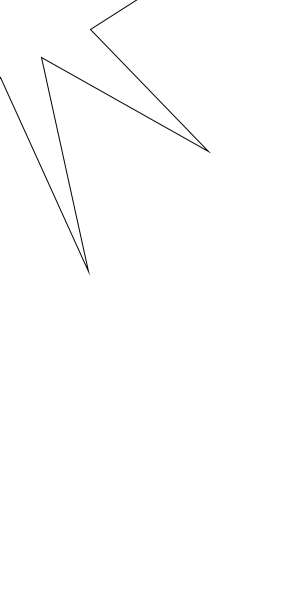
Frame 1 (no input)
Frame 60 (the mouse pressed at the canvas centre just before this capture): identical to frame 1, image omitted
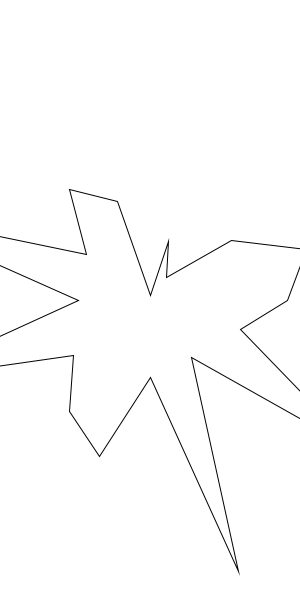
Frame 120 (the mouse held since frame 60 and released just before this capture)

The Processing sketch that drew these frames (run headless with seeded random() and noise(); from frame 60 on, the mouse is pressed at the canvas centre):

// Processing sketch: init_02_param_deformation
// ── init_02_param_deformation.pde
/**
* La Voie du Code : Paramétrage
* @see https://github.com/StanLepunK/La-Voie-du-Code
* 2019_4_9
*/
Forme forme ;
void setup() {
  size(300,600);
  forme = new Forme(20);
  float [] r = new float[(int)random(2,forme.pts.length)];
  for(int i = 0 ; i < r.length ; i++) {
    r[i] = random(0,width);
  }
  forme.set_rayon(r);
}


void draw() {
  background(255);
  forme.set_pos(mouseX,mouseY);
  forme.show();
  
}

class Forme {
  PVector [] pts;
  float [] rayon;
  float pos_x;
  float pos_y;
  Forme(int num) {
    float angle = (2*PI)/num;
    pts = new PVector[num];   
    for(int i = 0 ; i < num ; i++) {
      float px = sin(angle*i);
      float py = cos(angle*i);
      pts[i] = new PVector(px,py);
    }
  }
  
  void show() {
    beginShape();
    int count = 0 ;
    for(int i = 0 ; i < pts.length ; i++) {
      PVector temp = new PVector(pts[i].x,pts[i].y);
      if(rayon != null){
        temp.mult(rayon[count]);
        count++;
        if(count >= rayon.length) {
          count = 0;
        }
      } else {
        temp.mult(width/6);
      }
      vertex(temp.x +pos_x,temp.y +pos_y);
    }
    endShape(CLOSE);
  }
  
  void set_rayon(float... rayon) {
    this.rayon = rayon;
  }
  
  void set_pos(float pos_x, float pos_y) {
    this.pos_x = pos_x;
    this.pos_y = pos_y;
  }
}
